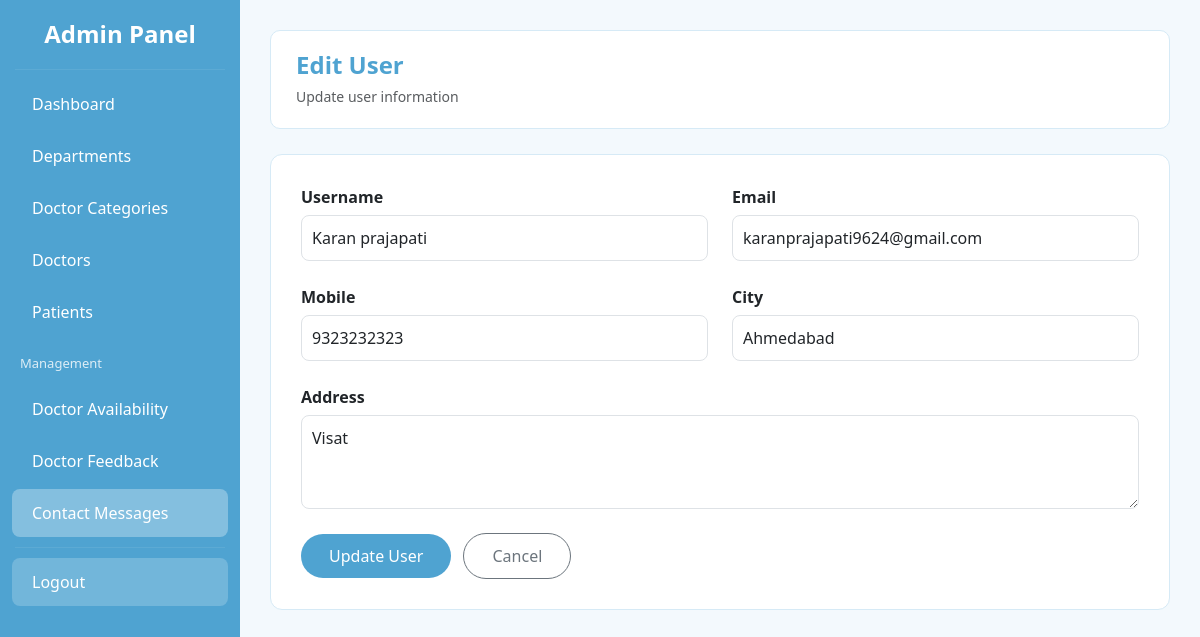
Screenshot of /admin_users/edit/17/ (signed in) with the database file from the repository.
### app/models.py (models this page shows, shortened)
class registration(models.Model):
    user = models.OneToOneField(User, on_delete=models.CASCADE)  # CHANGED
    username = models.CharField(max_length=100)
    email = models.EmailField(unique=True)
    mobile = models.CharField(max_length=15)
    address = models.TextField()
    state = models.CharField(max_length=50)
    city = models.CharField(max_length=50)
    pincode = models.CharField(max_length=10)

### app/views.py (the view, shortened to what this page needs)
# urls.py: path('admin_users/edit/<int:id>/', views.admin_user_edit, name='admin_user_edit'),
@login_required(login_url="admin_login")
def admin_user_edit(request, id):
    user = get_object_or_404(registration, id=id)
    return render(request, "admin/user_edit.html", {"user": user})

### app/templates/admin/user_edit.html (shortened to what this page needs)
<!DOCTYPE html>
<html>
<head>
    <link href="https://cdn.jsdelivr.net/npm/bootstrap@5.3.0/dist/css/bootstrap.min.css" rel="stylesheet">
</head>
<body>
{% include "admin/sidebar.html" %}
<div class="main-content">
    <div class="header-card">
        <h4>Edit User</h4>
        <small class="text-muted">Update user information</small>
    </div>
    <div class="form-card">
        <form method="POST">
            <div class="row g-4">
                <div class="col-md-6">
                    <label>Username</label>
                    <input type="text"
                           name="username"
                           value="{{ user.username }}"
                           class="form-control"
                           required>
                </div>
                <div class="col-md-6">
                    <label>Email</label>
                    <input type="email"
                           name="email"
                           value="{{ user.email }}"
                           class="form-control"
                           required>
                </div>
                <div class="col-md-6">
                    <label>Mobile</label>
                    <input type="text"
                           name="mobile"
                           value="{{ user.mobile }}"
                           class="form-control"
                           required>
                </div>
                <div class="col-md-6">
                    <label>City</label>
                    <input type="text"
                           name="city"
                           value="{{ user.city }}"
                           class="form-control"
                           required>
                </div>
                <div class="col-md-12">
                    <label>Address</label>
                    <textarea name="address"
                              class="form-control"
                              rows="3"
                              required>{{ user.address }}</textarea>
                </div>
            </div>
            <div class="mt-4">
                <button type="submit" class="btn btn-main">
                    Update User
                </button>
                <a href="{% url 'admin_users' %}" class="btn btn-outline-secondary btn-cancel ms-2">
                    Cancel
                </a>
            </div>
        </form>
    </div>
</div>
</body>
</html>

### app/templates/admin/user_edit.html (style rules this page uses)
body { background: #f3f9fd; font-family: "Segoe UI", sans-serif; }
.main-content { margin-left: 240px; padding: 30px; }
.header-card { background: #ffffff; border-radius: 10px; padding: 20px 25px; border: 1px solid #d6eaf6; margin-bottom: 25px; }
.header-card h4 { color: #4FA3D1; font-weight: 700; margin-bottom: 4px; }
.form-card { background: #ffffff; border-radius: 12px; padding: 30px; border: 1px solid #d6eaf6; }
label { font-weight: 600; margin-bottom: 6px; }
.form-control { border-radius: 8px; padding: 10px; }
.btn-main { background: #4FA3D1; color: #fff; padding: 10px 28px; border-radius: 30px; font-weight: 500; border: none; }
.btn-cancel { padding: 10px 28px; border-radius: 30px; font-weight: 500; }

### rows the page displays
registration: username "Karan prajapati", email "karanprajapati9624@gmail.com", mobile "9323232323", city "Ahmedabad", address "Visat"
